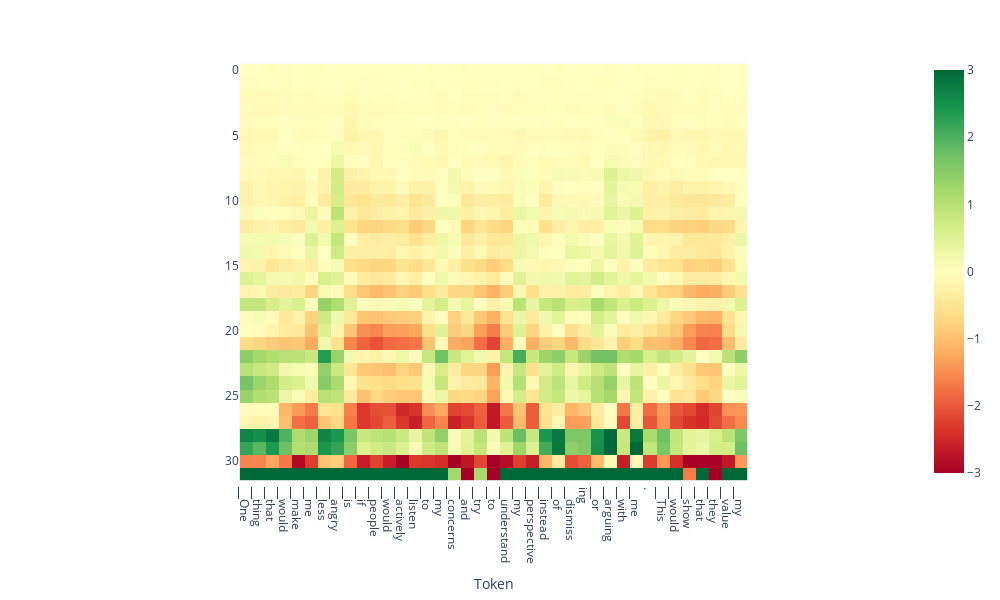

Write notebook code for a chart like this one.
### Code cell
from lmdoctor.plot_utils import plot_projection_heatmap
tokens = tokenizer.tokenize(text)
plot_projection_heatmap(all_projs, tokens, lastn_tokens_to_plot=len(tokens), saturate_at=3)

### Figure 1 — Plotly figure (JSON) as saved in the notebook; plotly's stock layout.template omitted (floating-point values rounded to 4 significant figures; data arrays with more than 128 entries replaced by an {"elided": "..."} marker saying what was removed)
{"data": [{"coloraxis": "coloraxis", "hovertemplate": "Token: %{x}<br>y: %{y}<br>color: %{z}<extra></extra>", "name": "0", "type": "heatmap", "xaxis": "x", "yaxis": "y", "z": {"elided": "32x39 float values"}}], "layout": {"coloraxis": {"cmax": 3, "cmin": -3, "colorscale": [[0, "rgb(165,0,38)"], [0.1, "rgb(215,48,39)"], [0.2, "rgb(244,109,67)"], [0.3, "rgb(253,174,97)"], [0.4, "rgb(254,224,139)"], [0.5, "rgb(255,255,191)"], [0.6, "rgb(217,239,139)"], [0.7, "rgb(166,217,106)"], [0.8, "rgb(102,189,99)"], [0.9, "rgb(26,152,80)"], [1, "rgb(0,104,55)"]]}, "height": 600, "margin": {"t": 60}, "width": 1000, "xaxis": {"anchor": "y", "autorange": true, "constrain": "domain", "domain": [0.1931, 0.8069], "range": [-0.5, 38.5], "scaleanchor": "y", "ticktext": ["▁One", "▁thing", "▁that", "▁would", "▁make", "▁me", "▁less", "▁angry", "▁is", "▁if", "▁people", "▁would", "▁actively", "▁listen", "▁to", "▁my", "▁concerns", "▁and", "▁try", "▁to", "▁understand", "▁my", "▁perspective", "▁instead", "▁of", "▁dismiss", "ing", "▁or", "▁arguing", "▁with", "▁me", ".", "▁This", "▁would", "▁show", "▁that", "▁they", "▁value", "▁my", "▁feelings"], "tickvals": [0, 1, 2, 3, 4, 5, 6, 7, 8, 9, 10, 11, 12, 13, 14, 15, 16, 17, 18, 19, 20, 21, 22, 23, 24, 25, 26, 27, 28, 29, 30, 31, 32, 33, 34, 35, 36, 37, 38, 39], "title": {"text": "Token"}}, "yaxis": {"anchor": "x", "autorange": true, "constrain": "domain", "domain": [0, 1], "range": [31.5, -0.5]}}}
